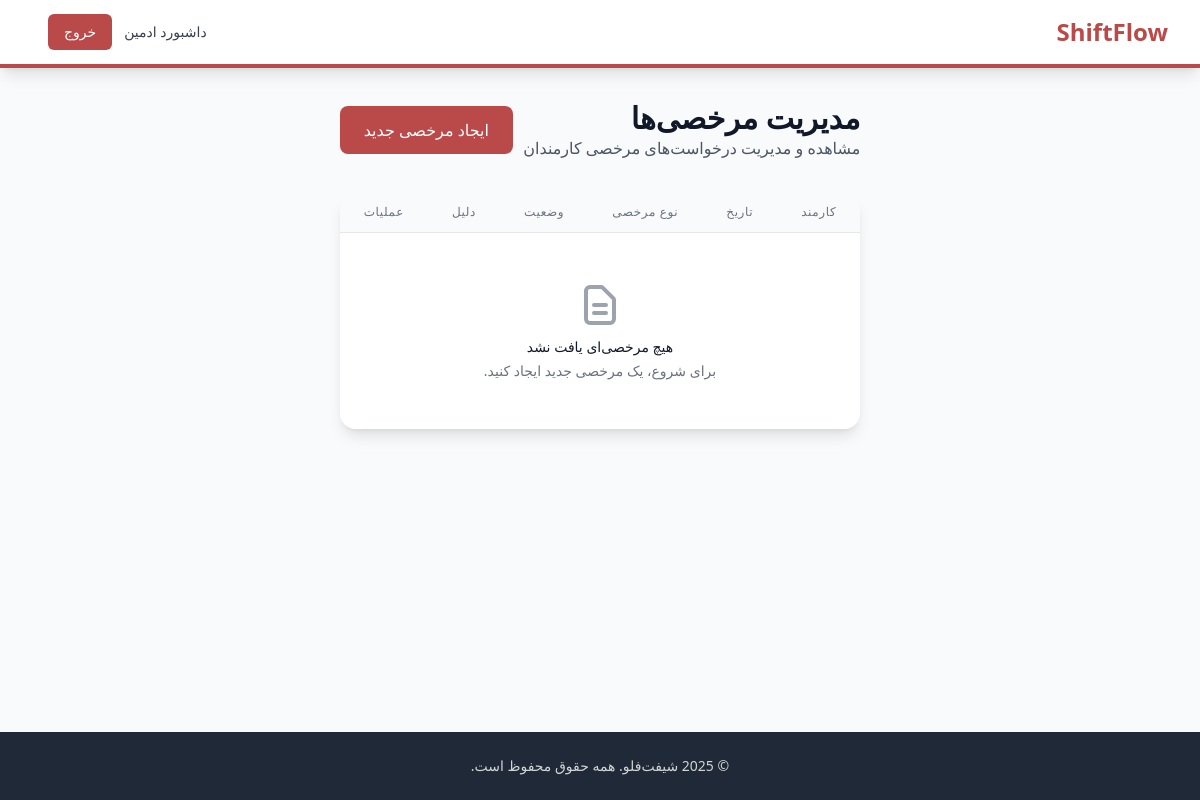
Before: /admin-dashboard/leaves/ (signed in) with the older database file.
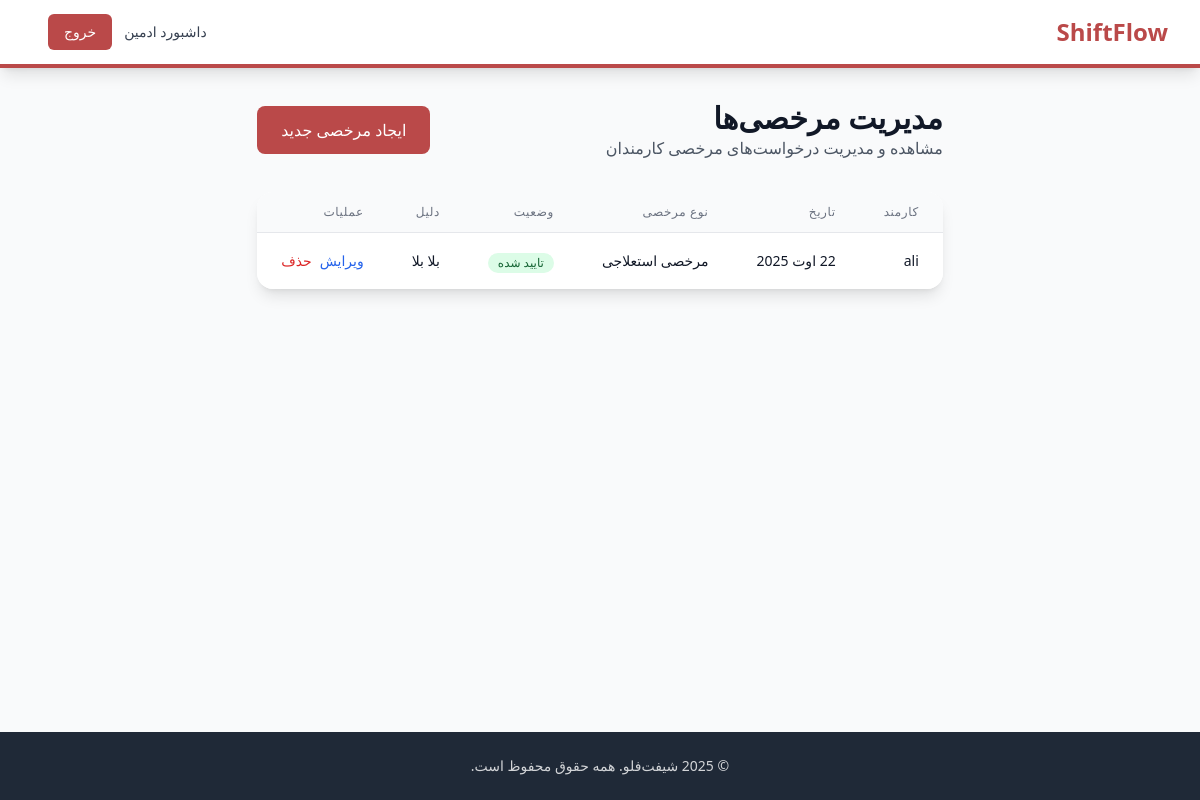
After: the same page with the newer database file.
### core/models.py (models this page shows, shortened)
class Leave(models.Model):
    LEAVE_STATUS_CHOICES = [
        ('pending', 'در انتظار تایید'),
        ('approved', 'تایید شده'),
        ('rejected', 'رد شده'),
    ]
    LEAVE_TYPE_CHOICES = [
        ('annual', 'مرخصی سالانه'),
        ('sick', 'مرخصی استعلاجی'),
        ('personal', 'مرخصی شخصی'),
        ('other', 'سایر'),
    ]
    employee = models.ForeignKey(Employee, on_delete=models.CASCADE, related_name='leaves')
    date = models.DateField()
    leave_type = models.CharField(max_length=20, choices=LEAVE_TYPE_CHOICES, default='annual')
    reason = models.TextField(blank=True)
    status = models.CharField(max_length=20, choices=LEAVE_STATUS_CHOICES, default='pending')
    approved_by = models.ForeignKey(User, on_delete=models.SET_NULL, null=True, blank=True, related_name='approved_leaves')
    approved_at = models.DateTimeField(null=True, blank=True)
    created_at = models.DateTimeField(auto_now_add=True)
    updated_at = models.DateTimeField(auto_now=True)
    class Meta:
        ordering = ['-date']
        unique_together = ['employee', 'date']

class Employee(models.Model):
    user = models.OneToOneField(User, on_delete=models.CASCADE, related_name='employee_profile')
    name = models.CharField(max_length=100)
    email = models.EmailField(unique=True)
    working_hours = models.DecimalField(
        max_digits=5,
        decimal_places=2,
        default=0.00,
        validators=[MinValueValidator(0.00)]
    )
    created_at = models.DateTimeField(auto_now_add=True)
    updated_at = models.DateTimeField(auto_now=True)
    class Meta:
        ordering = ['name']

### admin_dashboard/views.py (the view)
# urls.py: path('leaves/', views.LeaveListView.as_view(), name='leave_list'),
class LeaveListView(LoginRequiredMixin, UserPassesTestMixin, ListView):
    model = Leave
    template_name = 'admin_dashboard/leave_list.html'
    context_object_name = 'leaves'
    paginate_by = 10
    def test_func(self):
        return self.request.user.is_staff

### templates/admin_dashboard/leave_list.html (shortened to what the changed rows need)
{% extends 'base.html' %}
{% block content %}
<div class="max-w-7xl mx-auto px-4 sm:px-6 lg:px-8">
  <div class="flex items-center justify-between mb-8">
    <div>
      <h1 class="text-3xl font-bold text-gray-900">مدیریت مرخصی‌ها</h1>
    </div>
  </div>
  <div class="bg-white rounded-2xl shadow-lg overflow-hidden">
    <div class="overflow-x-auto">
      <table class="min-w-full divide-y divide-gray-200">
        <thead class="bg-gray-50">
          <tr>
            <th class="px-6 py-3 text-right text-xs font-medium text-gray-500 uppercase tracking-wider">کارمند</th>
            <th class="px-6 py-3 text-right text-xs font-medium text-gray-500 uppercase tracking-wider">تاریخ</th>
            <th class="px-6 py-3 text-right text-xs font-medium text-gray-500 uppercase tracking-wider">نوع مرخصی</th>
            <th class="px-6 py-3 text-right text-xs font-medium text-gray-500 uppercase tracking-wider">وضعیت</th>
            <th class="px-6 py-3 text-right text-xs font-medium text-gray-500 uppercase tracking-wider">دلیل</th>
            <th class="px-6 py-3 text-right text-xs font-medium text-gray-500 uppercase tracking-wider">عملیات</th>
          </tr>
        </thead>
        <tbody class="bg-white divide-y divide-gray-200">
          {% for leave in leaves %}
            <tr class="hover:bg-gray-50">
              <td class="px-6 py-4 whitespace-nowrap text-sm font-medium text-gray-900">
                {{ leave.employee.name }}
              </td>
              <td class="px-6 py-4 whitespace-nowrap text-sm text-gray-900">{{ leave.date|date:"j F Y" }}</td>
              <td class="px-6 py-4 whitespace-nowrap text-sm text-gray-900">{{ leave.get_leave_type_display }}</td>
              <td class="px-6 py-4 whitespace-nowrap">
                {% if leave.status == 'pending' %}
                  <span class="inline-flex items-center px-2.5 py-0.5 rounded-full text-xs font-medium bg-yellow-100 text-yellow-800">در انتظار تایید</span>
                {% elif leave.status == 'approved' %}
                  <span class="inline-flex items-center px-2.5 py-0.5 rounded-full text-xs font-medium bg-green-100 text-green-800">تایید شده</span>
                {% elif leave.status == 'rejected' %}
                  <span class="inline-flex items-center px-2.5 py-0.5 rounded-full text-xs font-medium bg-red-100 text-red-800">رد شده</span>
                {% endif %}
              </td>
              <td class="px-6 py-4 text-sm text-gray-900">
                {% if leave.reason %}
                  <div class="max-w-xs truncate" title="{{ leave.reason }}">{{ leave.reason }}</div>
                {% else %}
                  <span class="text-gray-400">-</span>
                {% endif %}
              </td>
              <td class="px-6 py-4 whitespace-nowrap text-sm font-medium">
                <div class="flex space-x-2 space-x-reverse">
                  <a href="{% url 'admin_dashboard:leave_update' leave.pk %}" class="text-blue-600 hover:text-blue-900">ویرایش</a>
                  <a href="{% url 'admin_dashboard:leave_delete' leave.pk %}" class="text-red-600 hover:text-red-900">حذف</a>
                </div>
              </td>
            </tr>
          {% empty %}
            <tr>
              <td colspan="6" class="px-6 py-12 text-center text-gray-500">
                <div class="text-center">
                  <svg class="mx-auto h-12 w-12 text-gray-400" fill="none" stroke="currentColor" viewBox="0 0 24 24">
                    <path stroke-linecap="round" stroke-linejoin="round" stroke-width="2"
                      d="M9 12h6m-6 4h6m2 5H7a2 2 0 01-2-2V5a2 2 0 012-2h5.586a1 1 0 01.707.293l5.414 5.414a1 1 0 01.293.707V19a2 2 0 01-2 2z"/>
                  </svg>
                  <h3 class="mt-2 text-sm font-medium text-gray-900">هیچ مرخصی‌ای یافت نشد</h3>
                  <p class="mt-1 text-sm text-gray-500">برای شروع، یک مرخصی جدید ایجاد کنید.</p>
                </div>
              </td>
            </tr>
          {% endfor %}
        </tbody>
      </table>
    </div>
  </div>
</div>
{% endblock %}

Changed rows visible on the page:
added Leave: employee.name "ali", date "22 اوت 2025", leave_type "مرخصی استعلاجی", status "تایید شده", reason "بلا بلا"
Other visible differences:
text no longer shown: "هیچ مرخصی‌ای یافت نشد برای شروع، یک مرخصی جدید ایجاد کنید."
